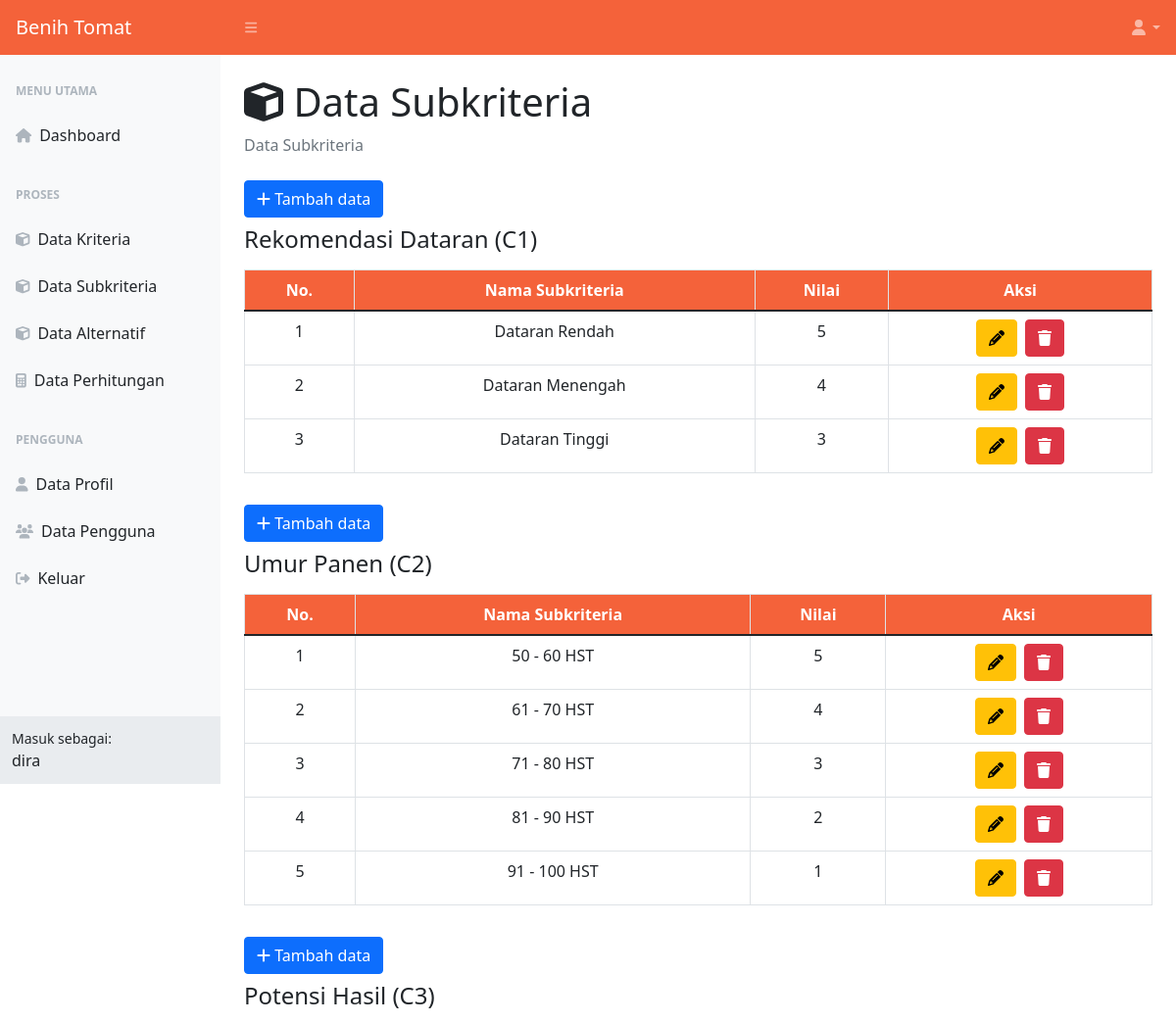
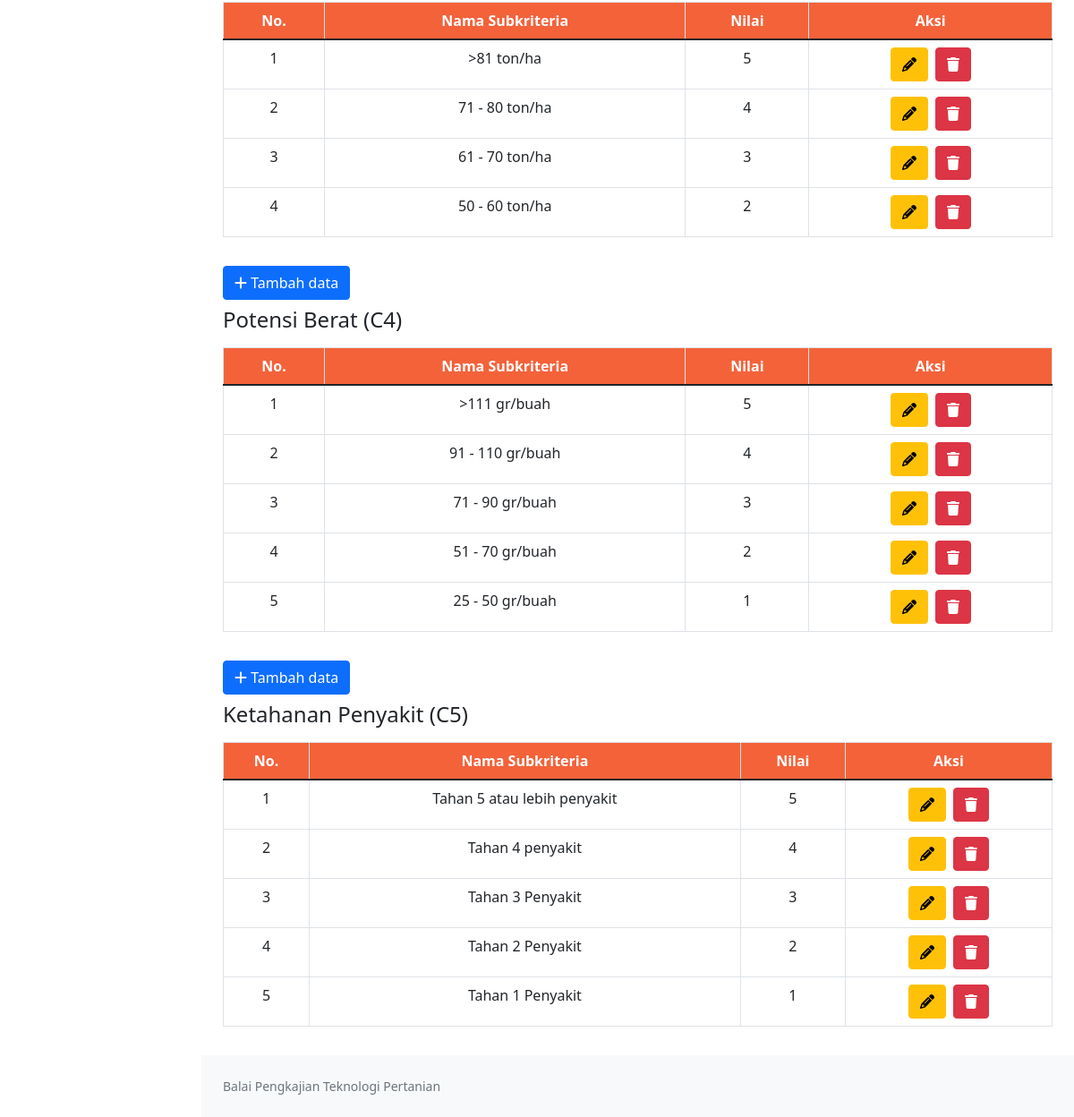
Screenshot of /data-subkriteria.php (signed in) with the database file from the repository (2 pictures, top to bottom).
### tables this page shows
CREATE TABLE `kriteria` (
  `id_kriteria` int(11) NOT NULL,
  `kode_kriteria` varchar(10) NOT NULL,
  `nama_kriteria` varchar(25) NOT NULL,
  `jenis_kriteria` set('Benefit','Cost') NOT NULL,
  `bobot_kriteria` float NOT NULL
);

CREATE TABLE `subkriteria` (
  `id_subkriteria` int(11) NOT NULL,
  `id_kriteria` int(11) NOT NULL,
  `nama_subkriteria` varchar(30) NOT NULL,
  `nilai_subkriteria` float NOT NULL
);

### data-subkriteria.php (the view, shortened to what this page needs)
<?php
include 'koneksi.php';
?>
<!DOCTYPE html>
<html lang="en">
<head>
    <link href="css/styles_dash.css" rel="stylesheet" />
    <link rel="stylesheet" type="text/css" href="css/jquery.dataTables.css">
</head>
<body class="sb-nav-fixed">
    <nav class="sb-topnav navbar navbar-expand navbar-dark bg-primary hstack gap-3">
        <a class="navbar-brand ps-3" href="menu-utama.php">Benih Tomat</a>
        <button class="btn btn-link btn-sm order-1 order-lg-0 me-4 me-lg-0" id="sidebarToggle" href="#!"><i class="fas fa-bars"></i></button>
        <ul class="navbar-nav ms-auto pe-2">
            <li class="nav-item dropdown">
                <a class="nav-link dropdown-toggle" id="navbarDropdown" href="#" role="button" data-bs-toggle="dropdown" aria-expanded="false"><i class="fas fa-user fa-fw"></i></a>
            </li>
        </ul>
    </nav>
    <div id="layoutSidenav">
        <div id="layoutSidenav_nav">
            <nav class="sb-sidenav accordion sb-sidenav-light" id="sidenavAccordion">
                <div class="sb-sidenav-menu">
                    <div class="nav">
                        <div class="sb-sidenav-menu-heading">Menu Utama</div>
                        <a class="nav-link" href="menu-utama.php">
                            <div class="sb-nav-link-icon"><i class="fas fa-home"></i></div>
                            Dashboard
                        </a>
                        <div class="sb-sidenav-menu-heading">Proses</div>
                        <?php
                        if ($_SESSION['level'] == "Admin") {
                            echo "
                                <a class='nav-link' href='data-kriteria.php'>
                                    <div class='sb-nav-link-icon'><i class='fas fa-cube'></i></div>
                                    Data Kriteria
                                </a>
                                <a class='nav-link' href='data-subkriteria.php'>
                                    <div class='sb-nav-link-icon'><i class='fas fa-cube'></i></div>
                                    Data Subkriteria
                                </a>
                                ";
                        }
                        ?>
                        <a class="nav-link" href="data-alternatif.php">
                            <div class="sb-nav-link-icon"><i class="fas fa-cube"></i></div>
                            Data Alternatif
                        </a>
                        <a class="nav-link" href="data-perhitungan.php">
                            <div class="sb-nav-link-icon"><i class="fas fa-calculator"></i></div>
                            Data Perhitungan
                        </a>
                        <div class="sb-sidenav-menu-heading">Pengguna</div>
                        <a class="nav-link" href="data-profile.php">
                            <div class="sb-nav-link-icon"><i class="fas fa-user"></i></div>
                            Data Profil
                        </a>
                        <?php
                        if ($_SESSION['level'] == "Admin") {
                            echo "
                                <a class='nav-link' href='data-pengguna.php'>
                                    <div class='sb-nav-link-icon'><i class='fas fa-users'></i></div>
                                    Data Pengguna
                                </a>
                                ";
                        }
                        ?>
                        <a class="nav-link" href="#" data-bs-toggle="modal" data-bs-target="#keluar">
                            <div class="sb-nav-link-icon"><i class="fas fa-sign-out-alt"></i></div>
                            Keluar
                        </a>
                    </div>
                </div>
                <div class="sb-sidenav-footer">
                    <div class="small">Masuk sebagai:</div>
                    <?= $_SESSION['username']; ?>
                </div>
            </nav>
        </div>
        <div id="layoutSidenav_content">
            <main>
                <div class="container-fluid px-4">
                    <h1 class="mt-4"><i class="fas fa-cube"></i> Data Subkriteria</h1>
                    <ol class="breadcrumb mb-4">
                        <li class="breadcrumb-item active">Data Subkriteria</li>
                    </ol>
                    <div class="row">
                        <div class="col-sm-12">
                            <?php
                            $query = mysqli_query($koneksi, "SELECT * FROM kriteria");
                            while ($baris = mysqli_fetch_array($query)) {
                                $id = $baris['id_kriteria'];
                            ?>
                                <a class="btn btn-primary" data-bs-toggle="modal" data-bs-target="#tambah_data<?= $id; ?>"><i class="fas fa-plus"></i> Tambah data</a>
                                <h4 class="mt-2"><?= $baris['nama_kriteria'] . " (" . $baris['kode_kriteria'] . ")" ?></h4>
                                <div class="table-responsive my-3">
                                    <table class="table table-bordered" width="100%">
                                        <thead class="bg-primary">
                                            <tr>
                                                <th class="text-center text-white">No.</th>
                                                <th class="text-center text-white">Nama Subkriteria</th>
                                                <th class="text-center text-white">Nilai</th>
                                                <th class="text-center text-white">Aksi</th>
                                            </tr>
                                        </thead>
                                        <tbody>
                                            <?php
                                            $query_sub = mysqli_query($koneksi, "SELECT * FROM subkriteria WHERE id_kriteria = '$id'");
                                            $no = 1;
                                            while ($baris_sub = mysqli_fetch_array($query_sub)) {
                                                echo "
                                                    <tr>
                                                        <td class='text-center'>" . $no . "</td>
                                                        <td class='text-center'>" . $baris_sub['nama_subkriteria'] . "</td>
                                                        <td class='text-center'>" . $baris_sub['nilai_subkriteria'] . "</td>
                                                        <td class='text-center'>
                                                            <div class='d-flex justify-content-center'>
                                                                <a class='btn btn-warning me-2' data-bs-toggle='modal' data-bs-target='#edit_data" . $baris_sub['id_subkriteria'] . "'><i class='fas fa-pencil'></i></a>
                                                                <a class='btn btn-danger' data-bs-toggle='modal' data-bs-target='#hapus_data" . $baris_sub['id_subkriteria'] . "" . $baris_sub['id_kriteria'] . "'><i class='fas fa-trash'></i></a>
                                                            </div>
                                                        </td>
                                                    </tr>
                                                    ";
                                                $no++;
                                            }
                                            ?>
                                        </tbody>
                                    </table>
                                </div>
                            <?php
                            }
                            ?>
                        </div>
                    </div>
                </div>
            </main>
            <footer class="py-4 bg-light mt-auto">
                <div class="container-fluid px-4">
                    <div class="d-flex align-items-center justify-content-between small">
                        <div class="text-muted">Balai Pengkajian Teknologi Pertanian</div>
                    </div>
                </div>
            </footer>
        </div>
    </div>
</body>
</html>

### rows the page displays
kriteria: nama_kriteria "Rekomendasi Dataran", kode_kriteria "C1"
subkriteria: nama_subkriteria "Dataran Rendah", nilai_subkriteria "5"
subkriteria: nama_subkriteria "Dataran Menengah", nilai_subkriteria "4"
subkriteria: nama_subkriteria "Dataran Tinggi", nilai_subkriteria "3"
kriteria: nama_kriteria "Umur Panen", kode_kriteria "C2"
subkriteria: nama_subkriteria "50 - 60 HST", nilai_subkriteria "5"
subkriteria: nama_subkriteria "61 - 70 HST", nilai_subkriteria "4"
subkriteria: nama_subkriteria "71 - 80 HST", nilai_subkriteria "3"
subkriteria: nama_subkriteria "81 - 90 HST", nilai_subkriteria "2"
subkriteria: nama_subkriteria "91 - 100 HST", nilai_subkriteria "1"
kriteria: nama_kriteria "Potensi Hasil", kode_kriteria "C3"
subkriteria: nama_subkriteria ">81 ton/ha", nilai_subkriteria "5"
subkriteria: nama_subkriteria "71 - 80 ton/ha", nilai_subkriteria "4"
subkriteria: nama_subkriteria "61 - 70 ton/ha", nilai_subkriteria "3"
subkriteria: nama_subkriteria "50 - 60 ton/ha", nilai_subkriteria "2"
kriteria: nama_kriteria "Potensi Berat", kode_kriteria "C4"
subkriteria: nama_subkriteria ">111 gr/buah", nilai_subkriteria "5"
subkriteria: nama_subkriteria "91 - 110 gr/buah", nilai_subkriteria "4"
subkriteria: nama_subkriteria "71 - 90 gr/buah", nilai_subkriteria "3"
subkriteria: nama_subkriteria "51 - 70 gr/buah", nilai_subkriteria "2"
subkriteria: nama_subkriteria "25 - 50 gr/buah", nilai_subkriteria "1"
kriteria: nama_kriteria "Ketahanan Penyakit", kode_kriteria "C5"
subkriteria: nama_subkriteria "Tahan 5 atau lebih penyakit", nilai_subkriteria "5"
subkriteria: nama_subkriteria "Tahan 4 penyakit", nilai_subkriteria "4"
subkriteria: nama_subkriteria "Tahan 3 Penyakit", nilai_subkriteria "3"
subkriteria: nama_subkriteria "Tahan 2 Penyakit", nilai_subkriteria "2"
subkriteria: nama_subkriteria "Tahan 1 Penyakit", nilai_subkriteria "1"

### other values shown
$_SESSION['username'] "dira"
